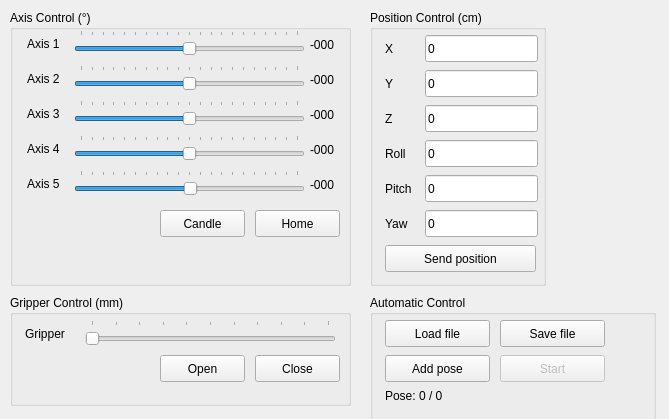
<?xml version="1.0" encoding="UTF-8"?>
<ui version="4.0">
 <class>JointController</class>
 <widget class="QMainWindow" name="JointController">
  <property name="geometry">
   <rect>
    <x>0</x>
    <y>0</y>
    <width>669</width>
    <height>419</height>
   </rect>
  </property>
  <property name="windowTitle">
   <string>KUKA youBot Arm Controller</string>
  </property>
  <property name="windowIcon">
   <iconset resource="KukaLogo.qrc">
    <normaloff>:/img/icon</normaloff>:/img/icon</iconset>
  </property>
  <widget class="QWidget" name="centralwidget">
   <widget class="QGroupBox" name="groupBox">
    <property name="geometry">
     <rect>
      <x>10</x>
      <y>10</y>
      <width>341</width>
      <height>276</height>
     </rect>
    </property>
    <property name="title">
     <string>Axis Control (°)</string>
    </property>
    <property name="flat">
     <bool>false</bool>
    </property>
    <widget class="QLabel" name="label">
     <property name="geometry">
      <rect>
       <x>17</x>
       <y>25</y>
       <width>40</width>
       <height>17</height>
      </rect>
     </property>
     <property name="text">
      <string>Axis 1</string>
     </property>
    </widget>
    <widget class="QSlider" name="axis5Slider">
     <property name="geometry">
      <rect>
       <x>64</x>
       <y>160</y>
       <width>231</width>
       <height>30</height>
      </rect>
     </property>
     <property name="minimum">
      <number>-100</number>
     </property>
     <property name="maximum">
      <number>100</number>
     </property>
     <property name="value">
      <number>1</number>
     </property>
     <property name="orientation">
      <enum>Qt::Horizontal</enum>
     </property>
     <property name="tickPosition">
      <enum>QSlider::TicksAbove</enum>
     </property>
    </widget>
    <widget class="QSlider" name="axis1Slider">
     <property name="geometry">
      <rect>
       <x>64</x>
       <y>20</y>
       <width>231</width>
       <height>30</height>
      </rect>
     </property>
     <property name="minimum">
      <number>-100</number>
     </property>
     <property name="maximum">
      <number>100</number>
     </property>
     <property name="value">
      <number>0</number>
     </property>
     <property name="orientation">
      <enum>Qt::Horizontal</enum>
     </property>
     <property name="tickPosition">
      <enum>QSlider::TicksAbove</enum>
     </property>
     <property name="tickInterval">
      <number>0</number>
     </property>
    </widget>
    <widget class="QSlider" name="axis3Slider">
     <property name="geometry">
      <rect>
       <x>64</x>
       <y>90</y>
       <width>231</width>
       <height>30</height>
      </rect>
     </property>
     <property name="minimum">
      <number>-100</number>
     </property>
     <property name="maximum">
      <number>100</number>
     </property>
     <property name="orientation">
      <enum>Qt::Horizontal</enum>
     </property>
     <property name="tickPosition">
      <enum>QSlider::TicksAbove</enum>
     </property>
    </widget>
    <widget class="QLabel" name="label_4">
     <property name="geometry">
      <rect>
       <x>17</x>
       <y>130</y>
       <width>41</width>
       <height>17</height>
      </rect>
     </property>
     <property name="text">
      <string>Axis 4</string>
     </property>
    </widget>
    <widget class="QSlider" name="axis2Slider">
     <property name="geometry">
      <rect>
       <x>64</x>
       <y>55</y>
       <width>231</width>
       <height>30</height>
      </rect>
     </property>
     <property name="minimum">
      <number>-100</number>
     </property>
     <property name="maximum">
      <number>100</number>
     </property>
     <property name="orientation">
      <enum>Qt::Horizontal</enum>
     </property>
     <property name="tickPosition">
      <enum>QSlider::TicksAbove</enum>
     </property>
    </widget>
    <widget class="QSlider" name="axis4Slider">
     <property name="geometry">
      <rect>
       <x>64</x>
       <y>125</y>
       <width>231</width>
       <height>30</height>
      </rect>
     </property>
     <property name="minimum">
      <number>-100</number>
     </property>
     <property name="maximum">
      <number>100</number>
     </property>
     <property name="orientation">
      <enum>Qt::Horizontal</enum>
     </property>
     <property name="tickPosition">
      <enum>QSlider::TicksAbove</enum>
     </property>
    </widget>
    <widget class="QLabel" name="label_5">
     <property name="geometry">
      <rect>
       <x>17</x>
       <y>165</y>
       <width>41</width>
       <height>17</height>
      </rect>
     </property>
     <property name="text">
      <string>Axis 5</string>
     </property>
    </widget>
    <widget class="QLabel" name="label_3">
     <property name="geometry">
      <rect>
       <x>17</x>
       <y>95</y>
       <width>41</width>
       <height>17</height>
      </rect>
     </property>
     <property name="text">
      <string>Axis 3</string>
     </property>
    </widget>
    <widget class="QLabel" name="label_2">
     <property name="geometry">
      <rect>
       <x>17</x>
       <y>60</y>
       <width>41</width>
       <height>17</height>
      </rect>
     </property>
     <property name="text">
      <string>Axis 2</string>
     </property>
    </widget>
    <widget class="QPushButton" name="candleButton">
     <property name="geometry">
      <rect>
       <x>150</x>
       <y>200</y>
       <width>85</width>
       <height>27</height>
      </rect>
     </property>
     <property name="text">
      <string>Candle</string>
     </property>
    </widget>
    <widget class="QPushButton" name="homeButton">
     <property name="geometry">
      <rect>
       <x>245</x>
       <y>200</y>
       <width>85</width>
       <height>27</height>
      </rect>
     </property>
     <property name="text">
      <string>Home</string>
     </property>
    </widget>
    <widget class="QLabel" name="labelAxis1">
     <property name="geometry">
      <rect>
       <x>300</x>
       <y>25</y>
       <width>31</width>
       <height>20</height>
      </rect>
     </property>
     <property name="baseSize">
      <size>
       <width>0</width>
       <height>0</height>
      </size>
     </property>
     <property name="text">
      <string>-000</string>
     </property>
    </widget>
    <widget class="QLabel" name="labelAxis2">
     <property name="geometry">
      <rect>
       <x>300</x>
       <y>60</y>
       <width>31</width>
       <height>20</height>
      </rect>
     </property>
     <property name="text">
      <string>-000</string>
     </property>
    </widget>
    <widget class="QLabel" name="labelAxis3">
     <property name="geometry">
      <rect>
       <x>300</x>
       <y>95</y>
       <width>31</width>
       <height>20</height>
      </rect>
     </property>
     <property name="text">
      <string>-000</string>
     </property>
    </widget>
    <widget class="QLabel" name="labelAxis4">
     <property name="geometry">
      <rect>
       <x>300</x>
       <y>130</y>
       <width>31</width>
       <height>20</height>
      </rect>
     </property>
     <property name="text">
      <string>-000</string>
     </property>
    </widget>
    <widget class="QLabel" name="labelAxis5">
     <property name="geometry">
      <rect>
       <x>300</x>
       <y>165</y>
       <width>31</width>
       <height>20</height>
      </rect>
     </property>
     <property name="text">
      <string>-000</string>
     </property>
    </widget>
   </widget>
   <widget class="QGroupBox" name="groupBox_2">
    <property name="geometry">
     <rect>
      <x>10</x>
      <y>295</y>
      <width>341</width>
      <height>111</height>
     </rect>
    </property>
    <property name="title">
     <string>Gripper Control (mm)</string>
    </property>
    <widget class="QLabel" name="label_6">
     <property name="geometry">
      <rect>
       <x>15</x>
       <y>30</y>
       <width>52</width>
       <height>17</height>
      </rect>
     </property>
     <property name="text">
      <string>Gripper</string>
     </property>
    </widget>
    <widget class="QSlider" name="gripperSlider">
     <property name="geometry">
      <rect>
       <x>75</x>
       <y>25</y>
       <width>251</width>
       <height>29</height>
      </rect>
     </property>
     <property name="minimum">
      <number>0</number>
     </property>
     <property name="maximum">
      <number>100</number>
     </property>
     <property name="value">
      <number>0</number>
     </property>
     <property name="orientation">
      <enum>Qt::Horizontal</enum>
     </property>
     <property name="tickPosition">
      <enum>QSlider::TicksAbove</enum>
     </property>
    </widget>
    <widget class="QPushButton" name="openGripper">
     <property name="geometry">
      <rect>
       <x>150</x>
       <y>60</y>
       <width>85</width>
       <height>27</height>
      </rect>
     </property>
     <property name="text">
      <string>Open</string>
     </property>
    </widget>
    <widget class="QPushButton" name="CloseGripper">
     <property name="geometry">
      <rect>
       <x>245</x>
       <y>60</y>
       <width>85</width>
       <height>27</height>
      </rect>
     </property>
     <property name="text">
      <string>Close</string>
     </property>
    </widget>
   </widget>
   <widget class="QGroupBox" name="groupBox_3">
    <property name="enabled">
     <bool>true</bool>
    </property>
    <property name="geometry">
     <rect>
      <x>370</x>
      <y>10</y>
      <width>176</width>
      <height>276</height>
     </rect>
    </property>
    <property name="title">
     <string>Position Control (cm)</string>
    </property>
    <widget class="QLineEdit" name="editX">
     <property name="geometry">
      <rect>
       <x>55</x>
       <y>25</y>
       <width>113</width>
       <height>27</height>
      </rect>
     </property>
     <property name="text">
      <string>0</string>
     </property>
    </widget>
    <widget class="QLineEdit" name="editY">
     <property name="geometry">
      <rect>
       <x>55</x>
       <y>60</y>
       <width>113</width>
       <height>27</height>
      </rect>
     </property>
     <property name="text">
      <string>0</string>
     </property>
    </widget>
    <widget class="QLineEdit" name="editZ">
     <property name="geometry">
      <rect>
       <x>55</x>
       <y>95</y>
       <width>113</width>
       <height>27</height>
      </rect>
     </property>
     <property name="text">
      <string>0</string>
     </property>
    </widget>
    <widget class="QLineEdit" name="editRoll">
     <property name="geometry">
      <rect>
       <x>55</x>
       <y>130</y>
       <width>113</width>
       <height>27</height>
      </rect>
     </property>
     <property name="text">
      <string>0</string>
     </property>
    </widget>
    <widget class="QLineEdit" name="editPitch">
     <property name="geometry">
      <rect>
       <x>55</x>
       <y>165</y>
       <width>113</width>
       <height>27</height>
      </rect>
     </property>
     <property name="text">
      <string>0</string>
     </property>
    </widget>
    <widget class="QLineEdit" name="editYaw">
     <property name="geometry">
      <rect>
       <x>55</x>
       <y>200</y>
       <width>113</width>
       <height>27</height>
      </rect>
     </property>
     <property name="text">
      <string>0</string>
     </property>
    </widget>
    <widget class="QLabel" name="label_7">
     <property name="geometry">
      <rect>
       <x>15</x>
       <y>30</y>
       <width>35</width>
       <height>17</height>
      </rect>
     </property>
     <property name="text">
      <string>X</string>
     </property>
    </widget>
    <widget class="QLabel" name="label_8">
     <property name="geometry">
      <rect>
       <x>15</x>
       <y>65</y>
       <width>35</width>
       <height>17</height>
      </rect>
     </property>
     <property name="text">
      <string>Y</string>
     </property>
    </widget>
    <widget class="QLabel" name="label_9">
     <property name="geometry">
      <rect>
       <x>15</x>
       <y>100</y>
       <width>35</width>
       <height>17</height>
      </rect>
     </property>
     <property name="text">
      <string>Z</string>
     </property>
    </widget>
    <widget class="QLabel" name="label_10">
     <property name="geometry">
      <rect>
       <x>15</x>
       <y>135</y>
       <width>35</width>
       <height>17</height>
      </rect>
     </property>
     <property name="text">
      <string>Roll</string>
     </property>
    </widget>
    <widget class="QLabel" name="label_11">
     <property name="geometry">
      <rect>
       <x>15</x>
       <y>170</y>
       <width>35</width>
       <height>17</height>
      </rect>
     </property>
     <property name="text">
      <string>Pitch</string>
     </property>
    </widget>
    <widget class="QLabel" name="label_12">
     <property name="geometry">
      <rect>
       <x>15</x>
       <y>205</y>
       <width>35</width>
       <height>17</height>
      </rect>
     </property>
     <property name="text">
      <string>Yaw</string>
     </property>
    </widget>
    <widget class="QPushButton" name="sendButton">
     <property name="enabled">
      <bool>true</bool>
     </property>
     <property name="geometry">
      <rect>
       <x>15</x>
       <y>235</y>
       <width>151</width>
       <height>27</height>
      </rect>
     </property>
     <property name="text">
      <string>Send position</string>
     </property>
    </widget>
   </widget>
   <widget class="QLabel" name="label_13">
    <property name="geometry">
     <rect>
      <x>545</x>
      <y>65</y>
      <width>131</width>
      <height>211</height>
     </rect>
    </property>
    <property name="text">
     <string/>
    </property>
    <property name="pixmap">
     <pixmap resource="KukaLogo.qrc">:/img/kuka</pixmap>
    </property>
    <property name="scaledContents">
     <bool>true</bool>
    </property>
   </widget>
   <widget class="QGroupBox" name="groupBox_4">
    <property name="geometry">
     <rect>
      <x>370</x>
      <y>295</y>
      <width>286</width>
      <height>226</height>
     </rect>
    </property>
    <property name="title">
     <string>Automatic Control</string>
    </property>
    <widget class="QPushButton" name="loadButton">
     <property name="enabled">
      <bool>true</bool>
     </property>
     <property name="geometry">
      <rect>
       <x>15</x>
       <y>25</y>
       <width>105</width>
       <height>27</height>
      </rect>
     </property>
     <property name="toolTip">
      <string>&lt;html&gt;&lt;head/&gt;&lt;body&gt;&lt;p&gt;Loads a given pose file. If the poses are positions the inverse kinematic is used to transform the poses to angle sets and store them into the internal memory&lt;/p&gt;&lt;/body&gt;&lt;/html&gt;</string>
     </property>
     <property name="text">
      <string>Load file</string>
     </property>
    </widget>
    <widget class="QPushButton" name="saveButton">
     <property name="enabled">
      <bool>true</bool>
     </property>
     <property name="geometry">
      <rect>
       <x>130</x>
       <y>25</y>
       <width>105</width>
       <height>27</height>
      </rect>
     </property>
     <property name="toolTip">
      <string>&lt;html&gt;&lt;head/&gt;&lt;body&gt;&lt;p&gt;Saves the poses (angle sets) from the internal memory to a file&lt;/p&gt;&lt;/body&gt;&lt;/html&gt;</string>
     </property>
     <property name="text">
      <string>Save file</string>
     </property>
    </widget>
    <widget class="QPushButton" name="startButton">
     <property name="enabled">
      <bool>false</bool>
     </property>
     <property name="geometry">
      <rect>
       <x>130</x>
       <y>60</y>
       <width>105</width>
       <height>27</height>
      </rect>
     </property>
     <property name="text">
      <string>Start</string>
     </property>
    </widget>
    <widget class="QLabel" name="poseLabel">
     <property name="geometry">
      <rect>
       <x>15</x>
       <y>90</y>
       <width>221</width>
       <height>21</height>
      </rect>
     </property>
     <property name="text">
      <string>Pose: 0 / 0</string>
     </property>
    </widget>
    <widget class="QPushButton" name="addPoseButton">
     <property name="enabled">
      <bool>true</bool>
     </property>
     <property name="geometry">
      <rect>
       <x>15</x>
       <y>60</y>
       <width>105</width>
       <height>27</height>
      </rect>
     </property>
     <property name="toolTip">
      <string>&lt;html&gt;&lt;head/&gt;&lt;body&gt;&lt;p&gt;Add the current state of the robot (angle set) to the internal pose memory&lt;/p&gt;&lt;/body&gt;&lt;/html&gt;</string>
     </property>
     <property name="text">
      <string>Add pose</string>
     </property>
    </widget>
   </widget>
  </widget>
 </widget>
 <resources>
  <include location="KukaLogo.qrc"/>
 </resources>
 <connections/>
 <designerdata>
  <property name="gridDeltaX">
   <number>5</number>
  </property>
  <property name="gridDeltaY">
   <number>5</number>
  </property>
  <property name="gridSnapX">
   <bool>true</bool>
  </property>
  <property name="gridSnapY">
   <bool>true</bool>
  </property>
  <property name="gridVisible">
   <bool>true</bool>
  </property>
 </designerdata>
</ui>
